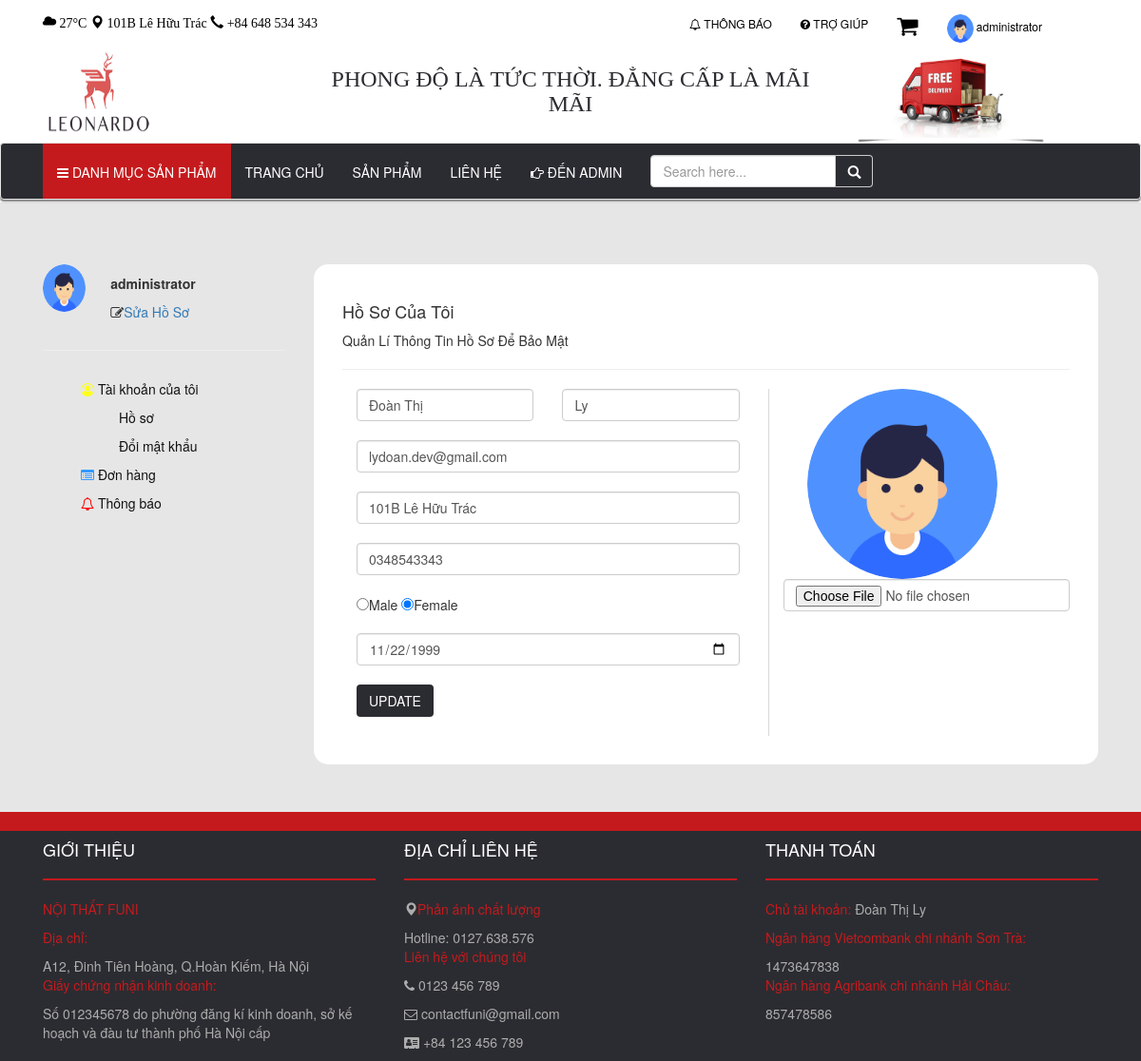
The page /profile.php (signed in) on the database its author committed.
### tables this page shows
CREATE TABLE `users`(
	`username` VARCHAR(50) NOT NULL PRIMARY KEY,
	`password` VARCHAR(255) NOT NULL,
	`avatar_url` VARCHAR(255),
	`first_name` VARCHAR(50) NOT NULL,
	`last_name` VARCHAR(50) NOT NULL,
	`birthday` DATE,
	`gender` VARCHAR(10),
	`email` VARCHAR(100),
	`address` VARCHAR(100),
	`phone` VARCHAR(11),
	`creation_date` DATETIME,
	`u_role` VARCHAR(50) NOT NULL,
	`last_access` DATE,
	`is_active` BOOLEAN NOT NULL,
    `delete_at` date
);

### function.php (called while the page is built, shortened)
<?php
	class user
	{
		function showInfo($connect, $username){
			$sql = "SELECT * FROM users WHERE username = '" . $username . "'";
			$result = $connect->query($sql);
			if ($result->num_rows > 0) {
				$row = $result->fetch_assoc();
				return $row;
			}
			return 0;
		}
	}
?>

### profile.php (the view, shortened to what this page needs)
<?php
	include "function.php";
	$user = new user();
	$info = $user->showInfo($connect, $_SESSION['username']);
?>
<!DOCTYPE html>
<html>
<head>
	<link rel="stylesheet" href="https://maxcdn.bootstrapcdn.com/bootstrap/3.3.7/css/bootstrap.min.css">
	<link rel="stylesheet" href="https://cdnjs.cloudflare.com/ajax/libs/font-awesome/4.7.0/css/font-awesome.min.css">
	<link rel="stylesheet" type="text/css" href="style.css">
</head>
<body>
<?php include "header.php" ;
?>
<div class="profile">
	<div class="container">
		<div class="content">
			<div class="col-lg-3 col-md-3 col-sm-3 col-xs-3">
				<div class="acount">
					<div class="row">
						<div class="col-lg-3 col-md-3 col-sm-3 col-xs-3">
							<img src="<?php echo $avatar ?>">
						</div>
						<div class="col-lg-9 col-md-9 col-sm-9 col-xs-9">
							<p style="padding-top: 10px;"><b><?php echo $username; ?></b></p>
							<span><i class="fa fa-pencil-square-o "></i></span><a href="" style="text-decoration: none">Sửa Hồ Sơ</a>
						</div>
					</div>
				</div>
				<hr>
				<ul>
					<li class="dropdown">
						<a href="profile.php"><span><i class="fa  fa-user-circle-o" style="color: #ffff1a;"></i></span> Tài khoản của tôi</a>
	          <ul class="">
	            <li><a href="#profile" data-toggle="tab" aria-expanded="true" class="active">Hồ sơ</a></li>
	            <li><a href="#changePass" data-toggle="tab" aria-expanded="true">Đổi mật khẩu</a></li>
	          </ul>
					</li>
					<li><a href="#order" data-toggle="tab" aria-expanded="true"><span><i class="fa fa-list-alt" style="color: #3399ff;"></i></span> Đơn hàng</a></li>
					<li><a href="#" data-toggle="tab" aria-expanded="true"><span><i class="fa fa-bell-o" style="color: #ff0000;"></i></span> Thông báo</a></li>
				</ul>
			</div>
			<div class="col-lg-9 col-md-9 col-sm-9 col-xs-9">
				<div class="info">
					<div class="tab-content">
						<div id="profile" class="tab-pane active">
              				<h4>Hồ Sơ Của Tôi</h4>
							Quản Lí Thông Tin Hồ Sơ Để Bảo Mật
							<hr>
							<form method="POST" action="" enctype="multipart/form-data">
								<div class="row">
									<div class="col-lg-7 col-md-7 col-sm-7 col-xs-7" style="border-right: 1px solid #d9d9d9;">
										<div class="col-lg-6 col-md-6 col-sm-6 col-xs-6 home">
											<input type="text" name="last_name" class="form-control" placeholder="Họ" value="<?php echo $info['last_name'] ;?>" required>
										</div>
										<div class="col-lg-6 col-md-6 col-sm-6 col-xs-6 home">
											<input type="text" name="first_name" class="form-control" placeholder="Tên" value="<?php echo $info['first_name'] ;?>" required>
										</div>
										<div class="col-lg-12 col-md-12 col-sm-12 col-xs-12 home">
											<input type="text" name="email" class="form-control" placeholder="Email" value="<?php echo $info['email'] ;?>" required>
										</div>
										<div class="col-lg-12 col-md-12 col-sm-12 col-xs-12 home">
											<input type="text" name="address" class="form-control" placeholder="Địa chỉ" value="<?php echo $info['address'] ;?>" required>
										</div>
										<div class="col-lg-12 col-md-12 col-sm-12 col-xs-12 home">
											<input type="text" name="phone" class="form-control" placeholder="Số điện thoại" value="<?php echo $info['phone'] ;?>" required>
										</div>
										<div class="col-lg-12 col-md-12 col-sm-12 col-xs-12 home">
											<input type="radio" name="gender" value="Male" <?php if ($info['gender']=="Male") { echo "checked";} ?> >Male
											<input type="radio" name="gender" value="Female" <?php if ($info['gender']=="Female") { echo "checked";} ?> >Female
										</div>
										<div class="col-md-12 home">
											<input type="date" name="birthday" class="form-control" value="<?php echo $info['birthday']; ?>">
										</div>
										<div class="col-lg-12 col-md-12 col-sm-12 col-xs-12 home">
											<button class="btn" name="update">UPDATE</button>
										</div>
									</div>
									<div class="col-lg-5 col-md-5 col-sm-5 col-xs-5">
										<img class="avatar" src="<?php echo $info['avatar_url']; ?>">
										<input type="file" name="file" class="form-control home">
									</div>
								</div>
							</form>
          	</div>
					</div>
				</div>
			</div>
		</div>
	</div>
</div>
<?php include "footer.php" ;?>
</body>
</html>

### style.css (style rules this page uses)
.home { margin-bottom: 20px; }
.btn { background: #2b2c31; color: #FFFFFF; }
.info { margin-top: 15px; }
.content { margin-top: 210px; }
.profile { margin-top: 213px; background: #e6e6e6; }
.profile ul { list-style: none; }
.profile ul a { color: #111; }
.profile ul li { padding-top: 10px; }
.profile .content { margin-top: 50px; }
.profile .acount { margin-bottom: 30px; margin-top: 15px; }
.profile .info { padding: 30px; background: #fff; margin-bottom: 50px; border-radius: 15px; }
.acount img { -webkit-border-radius:100%; -moz-border-radius:100%; border-radius:100%; -webkit-transform:translateZ(0); -moz-transform:translateZ(0); -ms-transform:translateZ(0); -o-transform:translateZ(0); width:70px; height: 75px; margin-top: 0px; }
.info .avatar { -webkit-border-radius:100%; -moz-border-radius:100%; border-radius:100%; -webkit-transform:translateZ(0); -moz-transform:translateZ(0); -ms-transform:translateZ(0); -o-transform:translateZ(0); width:245px; height: 250px; margin-left: 25px; }
@media screen and (max-width: 1200px) { .acount img { width: 45px; height: 50px; } }
@media screen and (max-width: 1200px) { .info .avatar { width: 200px; height: 200px; } }

### rows shown on the page
users: last_name "Đoàn Thị", first_name "Ly", email "lydoan.dev@gmail.com", address "101B Lê Hữu Trác", phone "0348543343", gender "☑", birthday "11/22/1999", avatar_url (picture)

### other values the page prints
$username "administrator"
